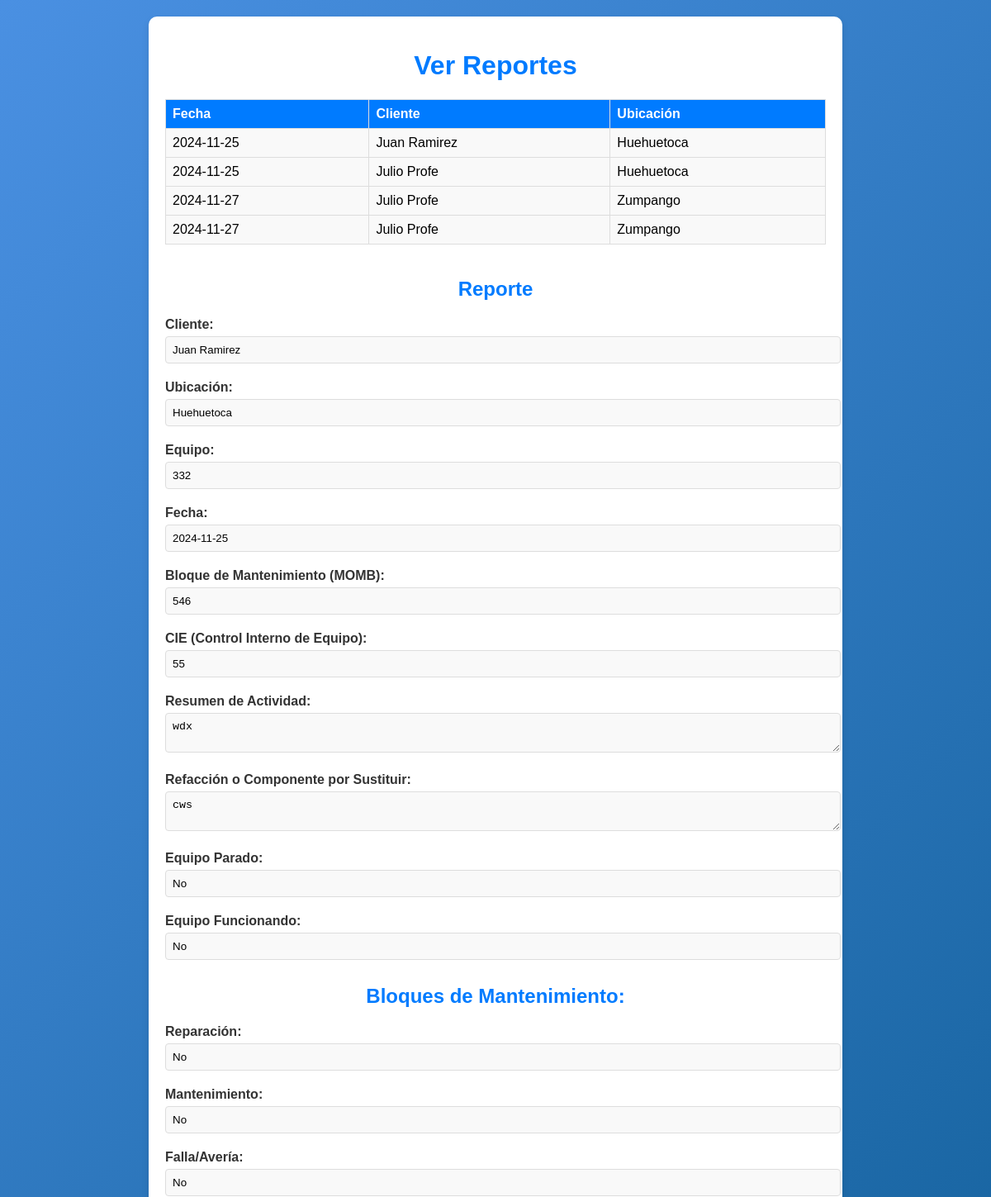
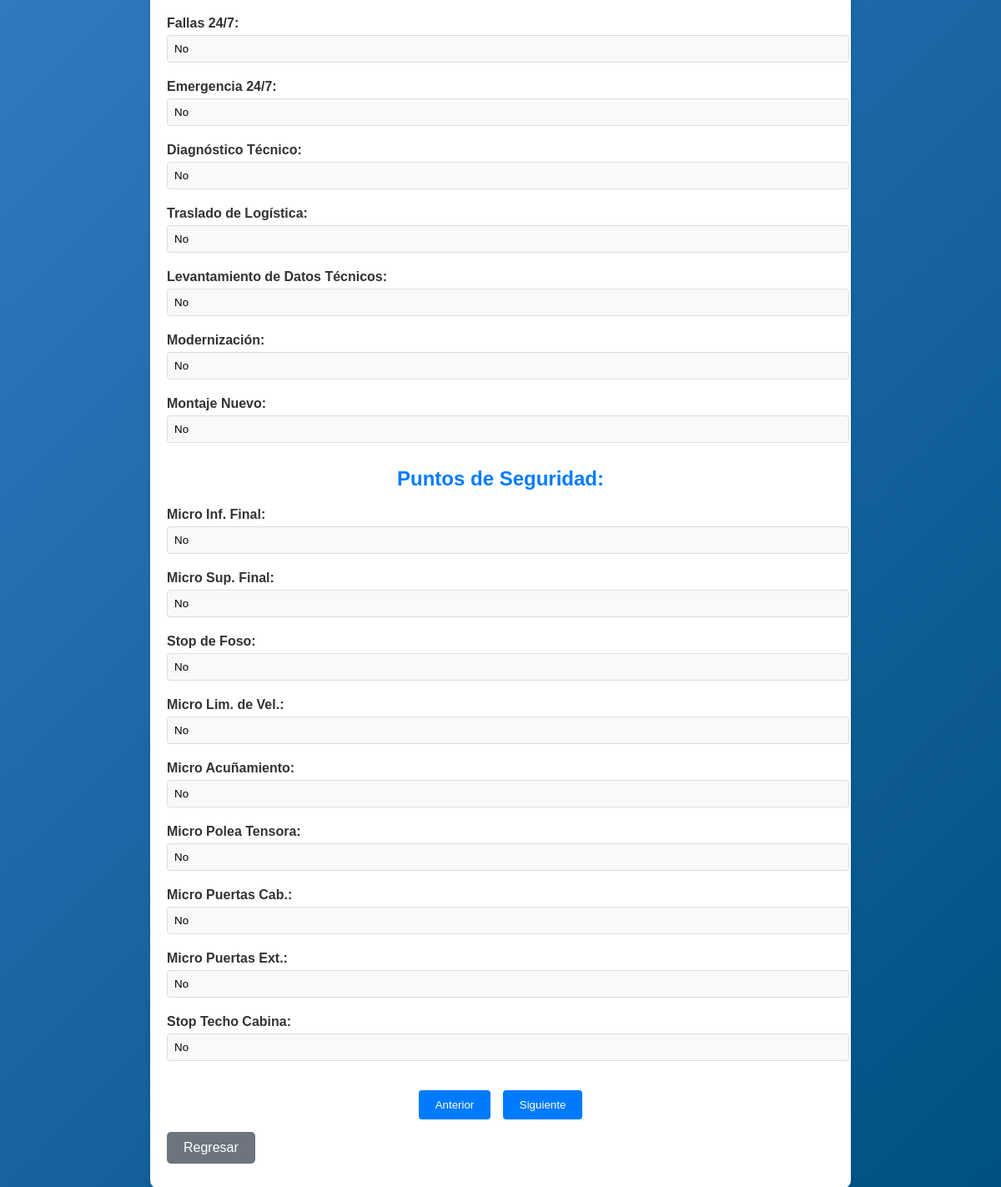
The app's page /ver_reportes (signed in) with its own data (2 pictures, top to bottom).
### tables this page shows
CREATE TABLE reportes (
    id_reporte INTEGER PRIMARY KEY AUTOINCREMENT,
    id_usuario INTEGER NOT NULL, -- FK de usuarios (técnico que creó el reporte)
    id_cliente INTEGER NOT NULL, -- FK de clientes
    id_ubicacion INTEGER NOT NULL, -- FK de ubicaciones
    equipo TEXT NOT NULL,
    fecha DATE NOT NULL,
    bloque_mantenimiento_momb TEXT,
    cie TEXT NOT NULL,
    resumen_actividad TEXT NOT NULL,
    refaccion_componente TEXT NOT NULL,
    equipo_parado BOOLEAN NOT NULL, -- 1 = Sí, 0 = No
    equipo_funcionando BOOLEAN NOT NULL, -- 1 = Sí, 0 = No

    -- Bloques de mantenimiento
    reparacion BOOLEAN DEFAULT 0,
    mantenimiento BOOLEAN DEFAULT 0,
    falla_averia BOOLEAN DEFAULT 0,
    fallas_24_7 BOOLEAN DEFAULT 0,
    emergencia_24_7 BOOLEAN DEFAULT 0,
    diagnostico_tecnico BOOLEAN DEFAULT 0,
    traslado_logistica BOOLEAN DEFAULT 0,
    levantamiento_datos_tecnicos BOOLEAN DEFAULT 0,
    modernizacion BOOLEAN DEFAULT 0,
    montaje_nuevo BOOLEAN DEFAULT 0,

    -- Puntos de seguridad
    micro_inf_final BOOLEAN DEFAULT 0,
    micro_sup_final BOOLEAN DEFAULT 0,
    stop_foso BOOLEAN DEFAULT 0,
    micro_lim_vel BOOLEAN DEFAULT 0,
    micro_acunamiento BOOLEAN DEFAULT 0,
    micro_polea_tensora BOOLEAN DEFAULT 0,
    micro_puertas_cab BOOLEAN DEFAULT 0,
    micro_puertas_ext BOOLEAN DEFAULT 0,
    stop_techo_cabina BOOLEAN DEFAULT 0,

    FOREIGN KEY (id_usuario) REFERENCES usuarios (id_usuario) ON DELETE CASCADE,
    FOREIGN KEY (id_cliente) REFERENCES clientes (id_cliente) ON DELETE CASCADE,
    FOREIGN KEY (id_ubicacion) REFERENCES ubicaciones (id_ubicacion) ON DELETE CASCADE
);

CREATE TABLE clientes (
    id_cliente INTEGER PRIMARY KEY AUTOINCREMENT,
    nombre TEXT NOT NULL
);

CREATE TABLE ubicaciones (
    id_ubicacion INTEGER PRIMARY KEY AUTOINCREMENT,
    nombre TEXT NOT NULL
);

### app.py (the view)
    @app.route('/ver_reportes')
    @login_required(role='tecnico')
    def ver_reportes():
        conn = get_db_connection()
        reports = conn.execute('''
            SELECT
                r.*,
                c.nombre AS cliente,
                u.nombre AS ubicacion
            FROM reportes r
            JOIN clientes c ON r.id_cliente = c.id_cliente
            JOIN ubicaciones u ON r.id_ubicacion = u.id_ubicacion
            WHERE r.id_usuario = ?
        ''', (session['user_id'],)).fetchall()
        conn.close()
        return render_template('ver_reportes.html', reports=[dict(row) for row in reports])

### templates/ver_reportes.html (shortened to what this page needs)
<!DOCTYPE html>
<html lang="es">
<head>
    <link rel="stylesheet" href="{{ url_for('static', filename='css/ver_reportes.css') }}">
</head>
<body>
    <div class="container">
        <h1>Ver Reportes</h1>
        <div class="table-container">
            <table>
                <thead>
                    <tr>
                        <th>Fecha</th>
                        <th>Cliente</th>
                        <th>Ubicación</th>
                    </tr>
                </thead>
                <tbody>
                    {% for report in reports %}
                    <tr onclick="selectReport({{ loop.index0 }})">
                        <td>{{ report['fecha'] }}</td>
                        <td>{{ report['cliente'] }}</td>
                        <td>{{ report['ubicacion'] }}</td>
                    </tr>
                    {% endfor %}
                </tbody>
            </table>
        </div>
        <div class="form-container">
            <h2>Reporte</h2>
            <form>
                <label for="cliente">Cliente:</label>
                <input type="text" id="cliente" readonly>
                <label for="ubicacion">Ubicación:</label>
                <input type="text" id="ubicacion" readonly>
                <label for="equipo">Equipo:</label>
                <input type="text" id="equipo" readonly>
                <label for="fecha">Fecha:</label>
                <input type="text" id="fecha" readonly>
                <label for="bloque_mantenimiento">Bloque de Mantenimiento (MOMB):</label>
                <input type="text" id="bloque_mantenimiento" readonly>
                <label for="cie">CIE (Control Interno de Equipo):</label>
                <input type="text" id="cie" readonly>
                <label for="resumen">Resumen de Actividad:</label>
                <textarea id="resumen" readonly></textarea>
                <label for="refaccion">Refacción o Componente por Sustituir:</label>
                <textarea id="refaccion" readonly></textarea>
                <label for="equipo_parado">Equipo Parado:</label>
                <input type="text" id="equipo_parado" readonly>
                <label for="equipo_funcionando">Equipo Funcionando:</label>
                <input type="text" id="equipo_funcionando" readonly>
                <div><h2>Bloques de Mantenimiento:</h2></div>
                <label for="reparacion">Reparación:</label>
                <input type="text" id="reparacion" readonly>
                <label for="mantenimiento">Mantenimiento:</label>
                <input type="text" id="mantenimiento" readonly>
                <label for="falla_averia">Falla/Avería:</label>
                <input type="text" id="falla_averia" readonly>
                <label for="fallas_24_7">Fallas 24/7:</label>
                <input type="text" id="fallas_24_7" readonly>
                <label for="emergencia_24_7">Emergencia 24/7:</label>
                <input type="text" id="emergencia_24_7" readonly>
                <label for="diagnostico_tecnico">Diagnóstico Técnico:</label>
                <input type="text" id="diagnostico_tecnico" readonly>
                <label for="traslado_logistica">Traslado de Logística:</label>
                <input type="text" id="traslado_logistica" readonly>
                <label for="levantamiento_datos_tecnicos">Levantamiento de Datos Técnicos:</label>
                <input type="text" id="levantamiento_datos_tecnicos" readonly>
                <label for="modernizacion">Modernización:</label>
                <input type="text" id="modernizacion" readonly>
                <label for="montaje_nuevo">Montaje Nuevo:</label>
                <input type="text" id="montaje_nuevo" readonly>
                <div><h2>Puntos de Seguridad:</h2></div>
                <label for="micro_inf_final">Micro Inf. Final:</label>
                <input type="text" id="micro_inf_final" readonly>
                <label for="micro_sup_final">Micro Sup. Final:</label>
                <input type="text" id="micro_sup_final" readonly>
                <label for="stop_foso">Stop de Foso:</label>
                <input type="text" id="stop_foso" readonly>
                <label for="micro_lim_vel">Micro Lim. de Vel.:</label>
                <input type="text" id="micro_lim_vel" readonly>
                <label for="micro_acunamiento">Micro Acuñamiento:</label>
                <input type="text" id="micro_acunamiento" readonly>
                <label for="micro_polea_tensora">Micro Polea Tensora:</label>
                <input type="text" id="micro_polea_tensora" readonly>
                <label for="micro_puertas_cab">Micro Puertas Cab.:</label>
                <input type="text" id="micro_puertas_cab" readonly>
                <label for="micro_puertas_ext">Micro Puertas Ext.:</label>
                <input type="text" id="micro_puertas_ext" readonly>
                <label for="stop_techo_cabina">Stop Techo Cabina:</label>
                <input type="text" id="stop_techo_cabina" readonly>
            </form>
        </div>
        <div class="navigation">
            <button onclick="navigateReport(-1)">Anterior</button>
            <button onclick="navigateReport(1)">Siguiente</button>
        </div>
        <button class="back-btn" onclick="window.history.back()">Regresar</button>
    </div>
</body>
</html>

### static/css/ver_reportes.css (style rules this page uses)
body { font-family: Arial, sans-serif; background: linear-gradient(135deg, #4a90e2, #005082); margin: 0; padding: 0; }
.container { max-width: 800px; margin: 20px auto; background: #ffffff; padding: 20px; border-radius: 10px; box-shadow: 0 4px 8px rgba(0, 0, 0, 0.1); }
h1, h2 { text-align: center; color: #007bff; }
.table-container { overflow-x: auto; }
table { width: 100%; border-collapse: collapse; margin-bottom: 20px; }
th, td { text-align: left; padding: 8px; border: 1px solid #ddd; }
th { background-color: #007bff; color: white; }
td { background-color: #f9f9f9; }
.form-container label { display: block; font-weight: bold; margin-top: 10px; color: #333; }
.form-container input, .form-container textarea { width: 100%; margin-top: 5px; margin-bottom: 10px; padding: 8px; border: 1px solid #ddd; border-radius: 4px; background-color: #f9f9f9; }
.navigation { text-align: center; margin-top: 20px; }
.navigation button { padding: 10px 20px; margin: 5px; border: none; border-radius: 4px; background-color: #007bff; color: white; cursor: pointer; }
.back-btn { background-color: #6c757d; color: white; padding: 10px 20px; border: none; border-radius: 5px; font-size: 16px; cursor: pointer; margin: 10px 0; }

### records on screen
reportes: fecha "2024-11-25", cliente "Juan Ramirez", ubicacion "Huehuetoca"
reportes: fecha "2024-11-25", cliente "Julio Profe", ubicacion "Huehuetoca"
reportes: fecha "2024-11-27", cliente "Julio Profe", ubicacion "Zumpango"
reportes: fecha "2024-11-27", cliente "Julio Profe", ubicacion "Zumpango"
